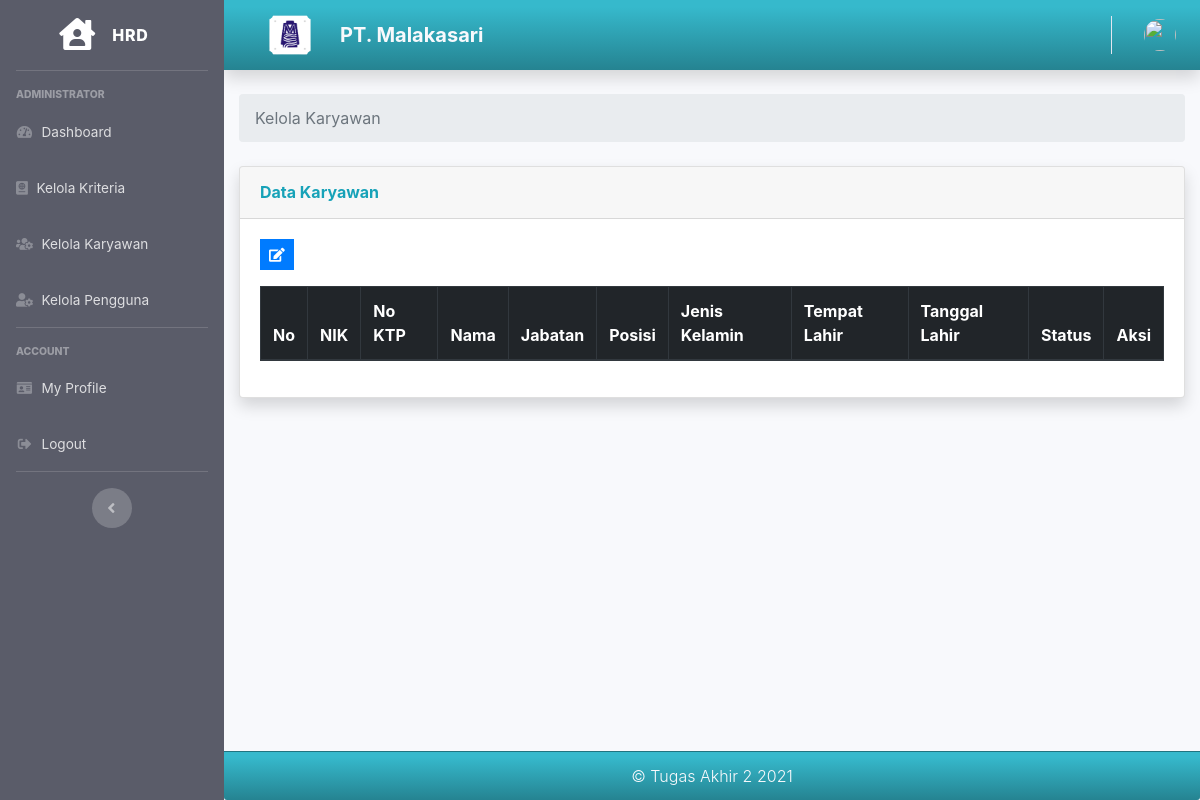
The app's page /index.php/hrd/kelola_karyawan, older data.
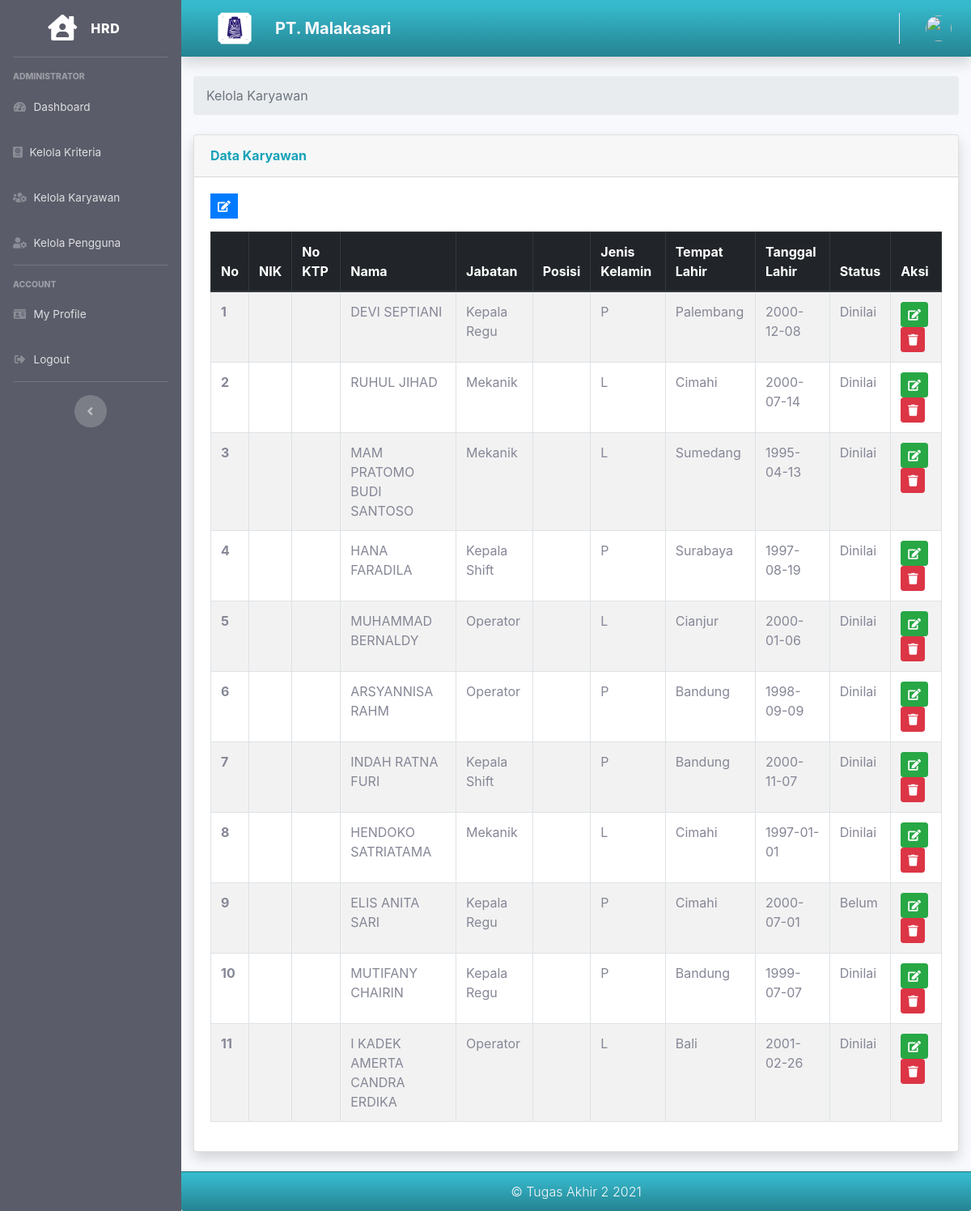
The same page, newer data.
### tables this page shows
CREATE TABLE `tb_karyawan` (
  `NIK` varchar(16) NOT NULL,
  `nama_karyawan` varchar(30) NOT NULL,
  `jenis_kelamin` char(1) NOT NULL,
  `tempat_lahir` varchar(20) NOT NULL,
  `tgl_lahir` date NOT NULL,
  `alamat` varchar(50) NOT NULL,
  `jabatan` varchar(15) NOT NULL,
  `status` varchar(20) NOT NULL
);

### application/controllers/Hrd.php (called while the page is built, shortened)
<?php
class Hrd extends CI_Controller
{
    public function __construct()
    {
        $this->load->model('Hrd_model');
    }
    public function kelola_karyawan()
    {
        $data['user'] = $this->db->get_where('user', ['email' => $this->session->userdata('email')])->row_array();
        $data['tb_karyawan'] = $this->db->get('tb_karyawan')->result_array();
        $data['title'] = 'Kelola Karyawan';
        $this->load->view('templates/hrd_header', $data);
        $this->load->view('templates/hrd_sidebar', $data);
        $this->load->view('templates/hrd_topbar', $data);
        $this->load->view('hrd/kelola_karyawan', $data);
        $this->load->view('templates/hrd_footer', $data);
    }
}

### index.php (called while the page is built, shortened)
<?php
require_once BASEPATH.'core/CodeIgniter.php';

### application/views/hrd/kelola_karyawan.php (the view, shortened to what this page needs)
<div class="container-fluid">
    <nav aria-label="breadcrumb">
        <ol class="breadcrumb">
            <li class="breadcrumb-item active" aria-current="page">Kelola Karyawan</li>
        </ol>
    </nav>
    <div class="card shadow mb-4">
        <div class="card-header py-3">
            <h6 class="m-0 font-weight-bold text-info">Data Karyawan</h6>
        </div>
        <div class="card-body">
            <a class="btn btn-primary btn-sm rounded-0 mb-3" type="a" data-toggle="tooltip" data-placement="top" title="Input" href="<?= base_url('hrd/tambah_karyawan'); ?>"><i class="fa fa-edit"></i></a>
            <div class="table-responsive">
                <table id="example" class="table table-striped table-bordered" style="width:100%">
                    <thead class="thead-dark">
                        <tr>
                            <th scope="col">No</th>
                            <th scope="col">NIK</th>
                            <th scope="col">No KTP</th>
                            <th scope="col">Nama</th>
                            <th scope="col">Jabatan</th>
                            <th scope="col">Posisi</th>
                            <th scope="col">Jenis Kelamin</th>
                            <th scope="col">Tempat Lahir</th>
                            <th scope="col">Tanggal Lahir</th>
                            <th scope="col">Status</th>
                            <th scope="col">Aksi</th>
                        </tr>
                    </thead>
                    <tbody>
                        <?php $i = 1; ?>
                        <?php foreach ($tb_karyawan as $p) : ?>
                            <tr>
                                <th scope="row"><?= $i; ?></th>
                                <td><?= $p['nik']; ?></td>
                                <td><?= $p['no_ktp']; ?></td>
                                <td><?= $p['nama_karyawan']; ?></td>
                                <td><?= $p['jabatan']; ?></td>
                                <td><?= $p['posisi']; ?></td>
                                <td><?= $p['jenis_kelamin']; ?></td>
                                <td><?= $p['tempat_lahir']; ?></td>
                                <td><?= $p['tgl_lahir']; ?></td>
                                <td><?= $p['status']; ?></td>
                                <td> <a class="btn btn-success btn-sm " type="a" data-toggle="tooltip" data-placement="top" title="Edit" href="<?= base_url('hrd/ubah_karyawan'); ?>"><i class="fa fa-edit"></i></a>
                                    <a class="btn btn-danger btn-sm " type="button" data-toggle="tooltip" data-placement="top" title="Delete" href=""><i class="fa fa-trash"></i></a>
                                </td>
                            </tr>
                            <?php $i++; ?>
                        <?php endforeach; ?>
                    </tbody>
                </table>
            </div>
        </div>
    </div>
</div>
</div>

### application/views/templates/hrd_header.php (shortened to what this page needs)
<!DOCTYPE html>
<html lang="en">
<head>
    <link href="<?= base_url('assets'); ?>/vendor/fontawesome-free/css/all.min.css" rel="stylesheet" type="text/css">
    <link href="<?= base_url('assets/'); ?>css/sb-admin-2.min.css" rel="stylesheet">
    <link href="<?= base_url('assets/'); ?>css/custom.css" rel="stylesheet">
    <link rel="stylesheet" type="text/css" href="https://cdn.datatables.net/v/dt/dt-1.10.20/datatables.min.css" />
    <link href="https://cdnjs.cloudflare.com/ajax/libs/twitter-bootstrap/4.1.3/css/bootstrap.css" rel="stylesheet" type="text/css">
    <link href="https://cdn.datatables.net/1.10.20/css/dataTables.bootstrap4.min.css" rel="stylesheet" type="text/css">
</head>
<body id="page-top">
    <div id="wrapper">

### application/views/templates/hrd_sidebar.php
<ul class="navbar-nav bg-gray-800 sidebar sidebar-dark accordion" id="accordionSidebar">
    <a class="sidebar-brand d-flex align-items-center justify-content-center" href="<?= base_url('hrd/index'); ?>">
        <div class="sidebar-brand-icon ">
            <i class="fas fa-house-user"></i>
        </div>
        <div class="sidebar-brand-text mx-3">HRD</div>
    </a>
    <hr class="sidebar-divider">
    <div class="sidebar-heading">
        Administrator
    </div>
    <li class="nav-item">
        <a class="nav-link" href="<?= base_url('hrd/index'); ?>">
            <i class="fas fa-fw fa-tachometer-alt"></i>
            <span>Dashboard</span></a>
        <a class="nav-link" href="<?= base_url('hrd/kelola_kriteria'); ?>">
            <i class="fas fa-passport"></i>
            <span>Kelola Kriteria</span></a>
        <a class="nav-link" href="<?= base_url('hrd/kelola_karyawan'); ?>">
            <i class="fas fa-users-cog"></i>
            <span>Kelola Karyawan</span></a>
        <a class="nav-link" href="<?= base_url('hrd/kelola_pengguna'); ?>">
            <i class="fas fa-fw fa-user-cog"></i>
            <span>Kelola Pengguna</span></a>
    </li>
    <hr class="sidebar-divider">
    <div class="sidebar-heading">
        Account
    </div>
    <li class="nav-item">
        <a class="nav-link" href="<?= base_url('hrd/profile'); ?>">
            <i class="fas fa-fw fa-id-card"></i>
            <span>My Profile</span></a>
    </li>
    <li class="nav-item">
        <a class="nav-link" href="<?= base_url('auth/logout'); ?>">
            <i class="fas fa-fw fa-sign-out-alt"></i>
            <span>Logout</span></a>
    </li>
    <hr class="sidebar-divider d-none d-md-block">
    <div class="text-center d-none d-md-inline">
        <button class="rounded-circle border-0" id="sidebarToggle"></button>
    </div>
</ul>

### application/views/templates/hrd_topbar.php (shortened to what this page needs)
<div id="content-wrapper" class="d-flex flex-column">
    <div id="content">
        <nav class="navbar navbar-expand navbar-light bg-gradient-info topbar mb-4 static-top shadow">
            <img src="<?= base_url('assets/img/ic_malakasari.png') ?>" width="100" height="70" class="d-inline-block align-top text " alt="">
            <a class="navbar-brand text-gray-100 font-weight-bolder" href="#">PT. Malakasari</a>
            <ul class="navbar-nav ml-auto">
                <li class="nav-item dropdown no-arrow">
                    <a class="nav-link dropdown-toggle" href="#" id="userDropdown" role="button" data-toggle="dropdown" aria-haspopup="true" aria-expanded="false">
                        <img class="img-profile rounded-circle" src="<?= base_url('assets/img/profile/') . $user['image']; ?>">
                    </a>
                </li>
            </ul>
        </nav>

### application/views/templates/hrd_footer.php (shortened to what this page needs)
<footer class="card-footer bg-gradient-info">
    <div class="container my-auto">
        <div class="copyright text-center text-gray-100 font-weight-light my-auto">
            <span>&copy; Tugas Akhir 2 <?= date('Y'); ?></span>
        </div>
    </div>
</footer>
</div>
</div>
</body>
</html>

### assets/css/custom.css (style rules this page uses)
body { font-family: 'Open Sans', sans-serif; }
#wrapper { width: 100%; background:#202020; }
.text-center { text-align:center; }
@media (min-width:768px) { .navbar { border-radius: 0px; } }

Row changes from the older to the newer data that the page shows:
added tb_karyawan: nama_karyawan "DEVI SEPTIANI", jabatan "Kepala Regu", jenis_kelamin "P", tempat_lahir "Palembang", tgl_lahir "2000-12-08", status "Dinilai"
added tb_karyawan: nama_karyawan "RUHUL JIHAD", jabatan "Mekanik", jenis_kelamin "L", tempat_lahir "Cimahi", tgl_lahir "2000-07-14", status "Dinilai"
added tb_karyawan: nama_karyawan "MAM PRATOMO BUDI SANTOSO", jabatan "Mekanik", jenis_kelamin "L", tempat_lahir "Sumedang", tgl_lahir "1995-04-13", status "Dinilai"
added tb_karyawan: nama_karyawan "HANA FARADILA", jabatan "Kepala Shift", jenis_kelamin "P", tempat_lahir "Surabaya", tgl_lahir "1997-08-19", status "Dinilai"
added tb_karyawan: nama_karyawan "MUHAMMAD BERNALDY", jabatan "Operator", jenis_kelamin "L", tempat_lahir "Cianjur", tgl_lahir "2000-01-06", status "Dinilai"
added tb_karyawan: nama_karyawan "ARSYANNISA RAHM", jabatan "Operator", jenis_kelamin "P", tempat_lahir "Bandung", tgl_lahir "1998-09-09", status "Dinilai"
added tb_karyawan: nama_karyawan "INDAH RATNA FURI", jabatan "Kepala Shift", jenis_kelamin "P", tempat_lahir "Bandung", tgl_lahir "2000-11-07", status "Dinilai"
added tb_karyawan: nama_karyawan "HENDOKO SATRIATAMA", jabatan "Mekanik", jenis_kelamin "L", tempat_lahir "Cimahi", tgl_lahir "1997-01-01", status "Dinilai"
added tb_karyawan: nama_karyawan "ELIS ANITA SARI", jabatan "Kepala Regu", jenis_kelamin "P", tempat_lahir "Cimahi", tgl_lahir "2000-07-01", status "Belum"
added tb_karyawan: nama_karyawan "MUTIFANY CHAIRIN", jabatan "Kepala Regu", jenis_kelamin "P", tempat_lahir "Bandung", tgl_lahir "1999-07-07", status "Dinilai"
added tb_karyawan: nama_karyawan "I KADEK AMERTA CANDRA ERDIKA", jabatan "Operator", jenis_kelamin "L", tempat_lahir "Bali", tgl_lahir "2001-02-26", status "Dinilai"
